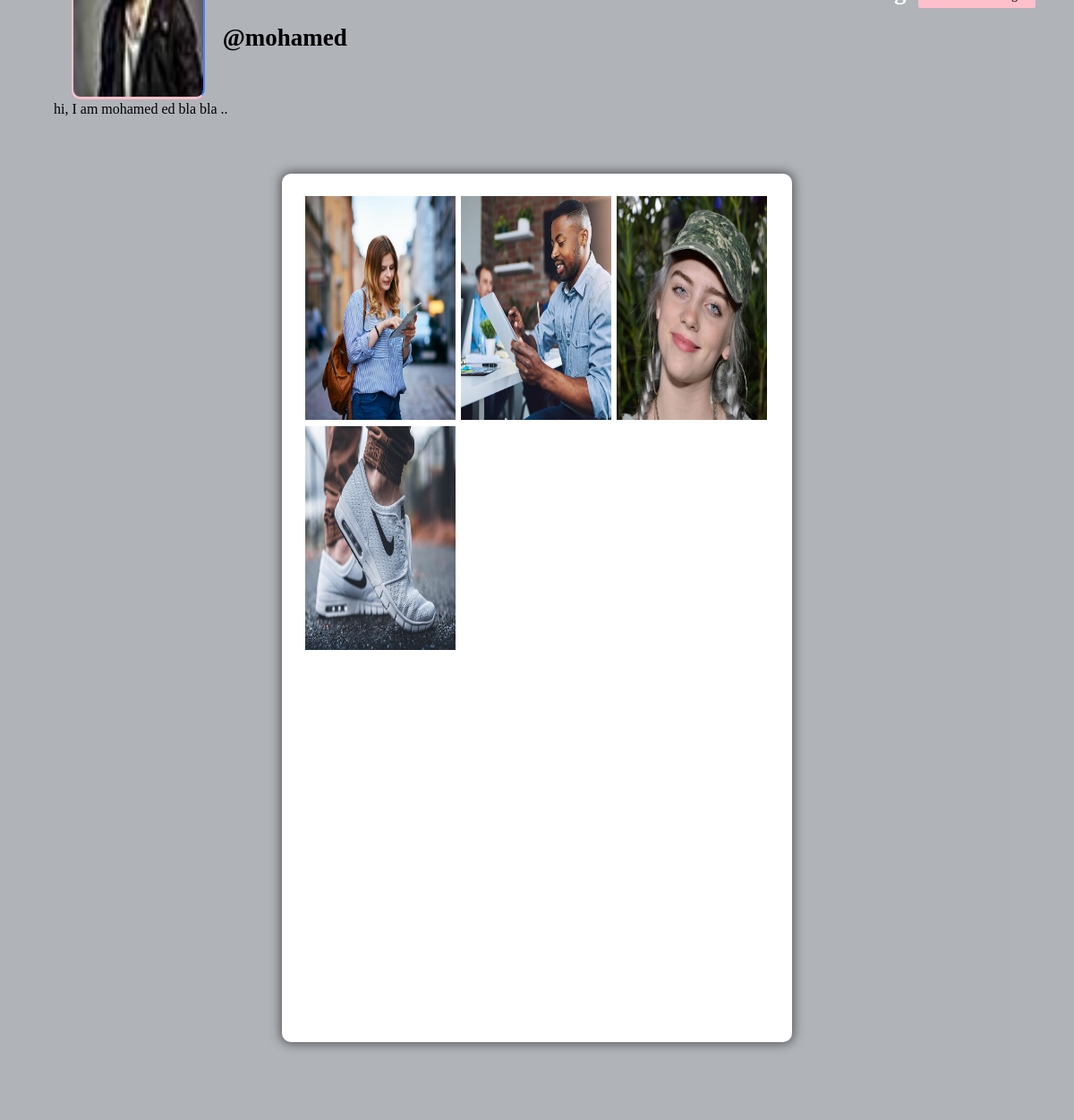
Page /profile/mohamed (signed in) on the committed database.
### core/models.py (models this page shows, shortened)
class Profile(models.Model):
    user = models.ForeignKey(User, on_delete=models.CASCADE)
    id_user = models.IntegerField()
    bio = models.TextField(blank=True)
    profileimg = models.ImageField(
        upload_to='profile_images', default='blank-profile-picture.png')
    location = models.CharField(max_length=100, blank=True)

class Post(models.Model):
    id = models.UUIDField(primary_key=True, default=uuid.uuid4)
    user = models.CharField(max_length=100)
    image = models.ImageField(upload_to='post_images')
    caption = models.TextField()
    created_at = models.DateTimeField(default=datetime.now)
    no_of_likes = models.IntegerField(default=0)

### core/views.py (the view)
# urls.py: path('profile/<str:pk>', views.profile, name='profile'),
@login_required(login_url='signin')
def profile(request, pk):
    user_object = User.objects.get(username=pk)
    user_profile = Profile.objects.get(user=user_object)
    user_posts = Post.objects.filter(user=pk)
    user_post_length = len(user_posts)
    follower = request.user.username
    user = pk
    if FollowersCount.objects.filter(follower=follower, user=user).first():
        button_text = 'Unfollow'
    else:
        button_text = 'Follow'
    user_followers = len(FollowersCount.objects.filter(user=pk))
    user_following = len(FollowersCount.objects.filter(follower=pk))
    context = {
        'user_object': user_object,
        'user_profile': user_profile,
        'user_posts': user_posts,
        'user_post_length': user_post_length,
        'button_text': button_text,
        'user_followers': user_followers,
        'user_following': user_following,
    }
    return render(request, 'profile.html', context)

### templates/profile.html (shortened to what this page needs)
{% load static %}
<!DOCTYPE html>
<html lang="en">
<head>
	<link rel="stylesheet" href="{% static 'css/main.min.css' %}">
	<link rel="stylesheet" href="{% static 'css/style.css' %}">
	<link rel="stylesheet" href="{% static 'css/color.css' %}">
	<link rel="stylesheet" href="{% static 'css/responsive.css' %}">
</head>
<body>
	<section>
		<div class="feature-photo">
			<figure><img src="{% static 'images/resources/timeline-1.jpg' %}" alt=""></figure>
			<form action="/follow" method="POST">
				<div class="add-btn">
					<span style="color: white; font-size: 27px; margin-right: 500px;"><b><u><a
									href="/">Home</a></u></b></span>
					{% if user_post_length == 0 %}
					<span style="color: white; font-size: 27px; margin-right: 10px;"><b>No Post</b></span>
					{% elif user_post_length == 1 %}
					<span style="color: white; font-size: 27px; margin-right: 10px;"><b>{{user_post_length}}
							Post</b></span>
					{% else %}
					<span style="color: white; font-size: 27px; margin-right: 10px;"><b>{{user_post_length}}
							Posts</b></span>
					{% endif %}
					{% if user_followers == 0 or user_followers == 1 %}
					<span style="color: white; font-size: 27px; margin-right: 10px;"><b>{{user_followers}}
							follower</b></span>
					{% else %}
					<span style="color: white; font-size: 27px; margin-right: 10px;"><b>{{user_followers}}
							followers</b></span>
					{% endif %}
					<span style="color: white; font-size: 27px; margin-right: 10px;"><b>{{user_following}}
							following</b></span>
					{% if user.username == user_object.username %}
					<a href="/setting" title="" data-ripple="" style="background-color: #ffc0cb; border: #ffc0cb;">
						Account Setting</a>
					{% else %}
					<a href="" title="" data-ripple=""><button type="submit"
							style="background-color: #ffc0cb; border: #ffc0cb;">{{button_text}}</button></a>
					{% endif %}
				</div>
			</form>
			<div class="container-fluid">
				<div class="row merged">
					<div class="col-lg-2 col-sm-3">
						<div class="user-avatar">
							<figure>
								<img src="{{user_profile.profileimg.url}}" style="height: 250px; width: 100%;" alt="">
							</figure>
						</div>
					</div>
					<div class="col-lg-10 col-sm-9">
						<div class="timeline-info">
							<ul>
								<li class="admin-name">
									<h5 style="color: black;white-space: nowrap; width: 110px; font-size: 27px;">
										<b>@{{user_profile.user.username}}</b><i class="fa fa-check-circle"
											style="color: #48dbfb;" aria-hidden="true"></i>
									</h5>
								</li>
							</ul>
						</div>
					</div>
				</div>
			</div>
		</div>
	</section>
	<section>
		<div class="bio">
			{{user_profile.bio}}
		</div>
	</section>
	<section>
		<div class="gap gray-bg">
			<div class="container-fluid">
				<div class="row">
					<div class="col-lg-12">
						<div class="row" id="page-contents">
							<div class="col-lg-3">
								<aside class="sidebar static">
								</aside>
							</div>
							<div class="col-lg-6">
								<div class="central-meta">
									<ul class="photos">
										{% for post in user_posts %}
										<li>
											<a class="strip" href="{{ post.image.url}}" title=""
												data-strip-group="mygroup" data-strip-group-options="loop: false">
												<img src="{{ post.image.url}}" style="height: 250px; width: 300px;"
													alt=""></a>
										</li>
										{% endfor %}
									</ul>
								</div>
							</div>
							<div class="col-lg-3">
								<aside class="sidebar static">
								</aside>
							</div>
						</div>
					</div>
				</div>
			</div>
		</div>
	</section>
</body>
</html>

### static/css/color.css (style rules this page uses)
#nprogress .bar, .timeline-info > ul li a::before, .add-btn > a, .activitiez > li::before, form button, .colla-apps > li a:hover, a.underline:before, .setting-row input:checked + label, .user-avatar:hover .edit-phto, .error-meta > a, .color-bg, .add-butn, .nav.nav-tabs.likes-btn > li a.active, a.dislike-btn, .drop > a:hover, .btn-view.btn-load-more:hover, .accordion .card h5 button[aria-expanded="true"], .chat-head, .f-page > figure em, .inbox-panel-head > ul > li > a, .nav-tabs--left .nav-link.active, .nav-tabs--left .nav-link.active:hover, footer .widget-title h4::before, #topcontrol, .sidebar .widget-title::before, .f-title::before, .g-post-classic > figure > i::after, .purify > a, .help-list > a:hover, .open-position::before, .info > a, .category-box:hover, .category-box.selected, a.main-btn, .section-heading::before, .getquot-baner, .more-branches > h4::before, .is-helpful > a, .cart-optionz > li > a:hover, .paginationz > li a:hover, .paginationz > li a.active, .shopping-cart, a.btn2:hover, .form-submit > input[type="submit"], button.submit-checkout, .delete-cart:hover, .proceed .button, .amount-area .update-cart, a.addnewforum, .apply-bttons > a { background: orange; }

### static/css/responsive.css (style rules this page uses)
@media screen and (max-width: 1281px) and (min-width: 1024px) { .photos > li { min-width: 32.2%; width: 32.2%; } }
@media screen and (max-width: 1281px) and (min-width: 1024px) { .timeline-info { line-height: 51px; } }
@media screen and (max-width: 1281px) and (min-width: 1024px) { .timeline-info .admin-name > h5 { font-size: 20px; } }
@media screen and (max-width: 1281px) and (min-width: 1024px) { .user-avatar { width: 80.2% } }

### rows in the picture
Profile: profileimg (picture), user.username "mohamed", bio "hi, I am mohamed ed bla bla .."
Post: image (picture)
Post: image (picture)
Post: image (picture)
Post: image (picture)
